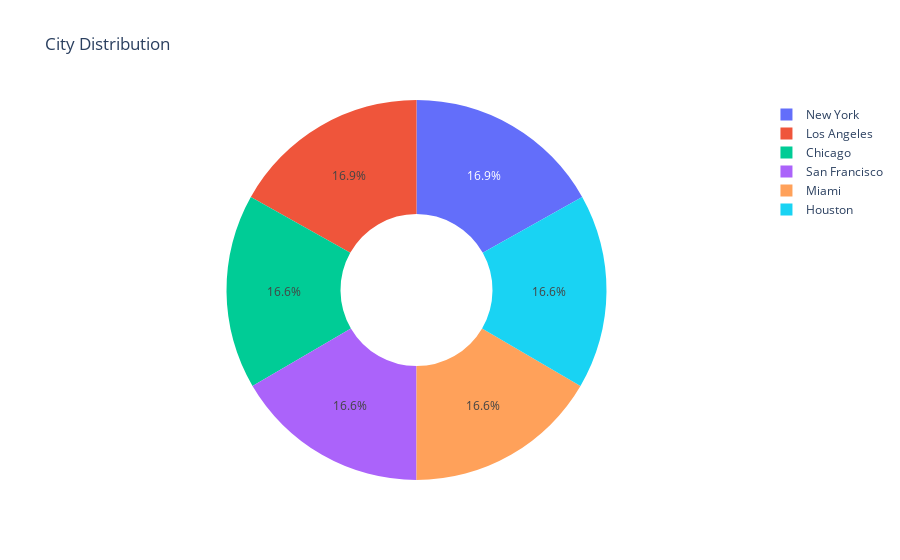

Notebook cell for this chart:
### Code cell
fig = px.pie(values=city_counts.values, names=city_counts.index, 
             title='City Distribution', hole=0.4)
fig.show()

### Figure 1 — Plotly figure (JSON) as saved in the notebook; plotly's stock layout.template omitted (floating-point values rounded to 4 significant figures)
{"data": [{"domain": {"x": [0, 1], "y": [0, 1]}, "hole": 0.4, "hovertemplate": "label=%{label}<br>value=%{value}<extra></extra>", "labels": ["New York", "Los Angeles", "Chicago", "San Francisco", "Miami", "Houston"], "legendgroup": "", "name": "", "showlegend": true, "type": "pie", "values": [59, 59, 58, 58, 58, 58]}], "layout": {"legend": {"tracegroupgap": 0}, "title": {"text": "City Distribution"}}}
